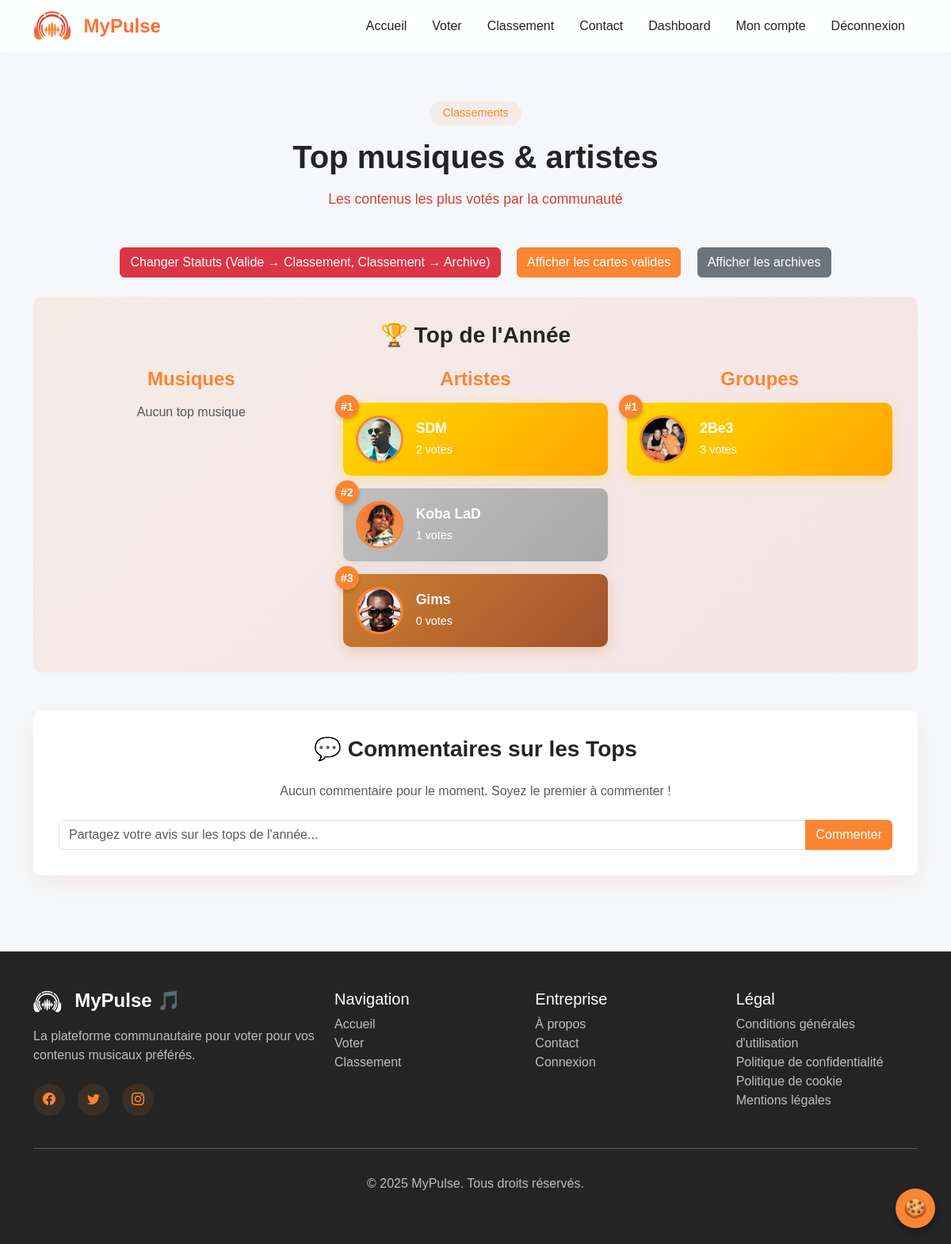
The page /vote/classement.php (signed in) on the database its author committed.
### tables this page shows
CREATE TABLE IF NOT EXISTS `artiste` (
  `ArtisteID` int NOT NULL AUTO_INCREMENT,
  `NomArtiste` varchar(150) NOT NULL,
  `NomReel` varchar(150) DEFAULT NULL,
  `BiographieCourte` text,
  `CheminFichierMP3` varchar(500) NOT NULL,
  `ImageProfil` varchar(500) NOT NULL,
  `StatusArtiste` enum('en_attente','valide','refusee','classement','archive_top','archive_suppr') NOT NULL DEFAULT 'en_attente',
  `UserID` int DEFAULT NULL,
  `DateProposition` datetime NOT NULL DEFAULT CURRENT_TIMESTAMP,
  `AnneeNaissance` int DEFAULT NULL,
  `NombreVotes` int DEFAULT '0',
  PRIMARY KEY (`ArtisteID`),
  UNIQUE KEY `ux_artiste_nom` (`NomArtiste`),
  KEY `UserID` (`UserID`),
  KEY `idx_status` (`StatusArtiste`)
);

CREATE TABLE IF NOT EXISTS `groupe` (
  `GroupeID` int NOT NULL AUTO_INCREMENT,
  `NomGroupe` varchar(150) NOT NULL,
  `AnneeFormation` year DEFAULT NULL,
  `BiographieCourte` text,
  `CheminFichierMP3` varchar(500) NOT NULL,
  `ImageGroupe` varchar(500) NOT NULL,
  `StatusGroupe` enum('en_attente','valide','refusee','classement','archive_top','archive_suppr') NOT NULL DEFAULT 'en_attente',
  `UserID` int DEFAULT NULL,
  `DateProposition` datetime NOT NULL DEFAULT CURRENT_TIMESTAMP,
  `NombreVotes` int DEFAULT '0',
  PRIMARY KEY (`GroupeID`),
  UNIQUE KEY `ux_groupe_nom` (`NomGroupe`),
  KEY `UserID` (`UserID`),
  KEY `idx_status` (`StatusGroupe`)
);

### vote/classement.php (the view, shortened to what the rows shown need)
<!DOCTYPE html>
<html lang="fr">
<head>
    <link href="https://cdn.jsdelivr.net/npm/bootstrap@5.3.0/dist/css/bootstrap.min.css" rel="stylesheet">
    <link rel="stylesheet" href="https://cdn.jsdelivr.net/npm/bootstrap-icons@1.10.0/font/bootstrap-icons.css">
    <link rel="stylesheet" href="../style/style.css">
</head>
<body>
<?php
$pdo = Database::getConnection();
$topItems = [];
$categories = ['musique', 'chanteur', 'groupe'];
foreach ($categories as $type) {
    $table = ($type === 'musique') ? 'musique' : (($type === 'chanteur') ? 'artiste' : 'groupe');
    $idCol = ($type === 'musique') ? 'MusiqueID' : (($type === 'chanteur') ? 'ArtisteID' : 'GroupeID');
    $titleCol = ($type === 'musique') ? 'Titre' : (($type === 'chanteur') ? 'NomArtiste' : 'NomGroupe');
    $imageCol = ($type === 'musique') ? 'ImageCouverture' : (($type === 'chanteur') ? 'ImageProfil' : 'ImageGroupe');
    $statusCol = 'Status' . $table;
    $stmt = $pdo->prepare("
        SELECT {$idCol} as id, {$titleCol} as title, {$imageCol} as image, NombreVotes as votes
        FROM {$table}
        WHERE {$statusCol} = 'classement'
        ORDER BY NombreVotes DESC, {$idCol} ASC
    ");
    $stmt->execute();
    $topItems[$type] = $stmt->fetchAll(PDO::FETCH_ASSOC);
}
?>
    <section class="py-5" style="margin-top: 80px;">
        <div class="container">
            <div class="section-header text-center mb-5">
                <h2 class="section-title">Top musiques & artistes</h2>
            </div>
            <div class="annual-winners mb-5">
                <div class="row">
                    <div class="col-md-4">
                        <div class="winner-category">
                            <div class="podium" id="chanteur-podium">
                                <?php if (!empty($topItems['chanteur'])): ?>
                                    <?php $rank = 1; $previousVotes = null; $count = 0; foreach ($topItems['chanteur'] as $item): if ($previousVotes !== null && $item['votes'] < $previousVotes) { $rank++; } $class = ($count >= 3) ? 'd-none' : ''; ?>
                                        <div class="podium-item rank-<?php echo $rank; ?> <?php echo $class; ?>">
                                            <div class="rank-badge">#<?php echo $rank; ?></div>
                                            <img src="../create/<?php echo htmlspecialchars($item['image']); ?>" alt="<?php echo htmlspecialchars($item['title']); ?>" class="winner-image">
                                            <div class="winner-info">
                                                <h5><?php echo htmlspecialchars($item['title']); ?></h5>
                                                <span class="votes"><?php echo $item['votes']; ?> votes</span>
                                            </div>
                                            <?php $previousVotes = $item['votes']; $count++; ?>
                                        </div>
                                    <?php endforeach; ?>
                                <?php else: ?>
                                    <p class="text-center text-muted">Aucun top artiste</p>
                                <?php endif; ?>
                            </div>
                        </div>
                    </div>
                    <div class="col-md-4">
                        <div class="winner-category">
                            <div class="podium" id="groupe-podium">
                                <?php if (!empty($topItems['groupe'])): ?>
                                    <?php $rank = 1; $count = 0; foreach ($topItems['groupe'] as $item): $class = ($count >= 3) ? 'd-none' : ''; ?>
                                        <div class="podium-item rank-<?php echo $rank; ?> <?php echo $class; ?>">
                                            <div class="rank-badge">#<?php echo $rank; ?></div>
                                            <img src="../create/<?php echo htmlspecialchars($item['image']); ?>" alt="<?php echo htmlspecialchars($item['title']); ?>" class="winner-image">
                                            <div class="winner-info">
                                                <h5><?php echo htmlspecialchars($item['title']); ?></h5>
                                                <span class="votes"><?php echo $item['votes']; ?> votes</span>
                                            </div>
                                            <?php $previousVotes = $item['votes']; $count++; ?>
                                        </div>
                                    <?php endforeach; ?>
                                <?php else: ?>
                                      <p class="text-center text-muted">Aucun top groupe</p>
                                <?php endif; ?>
                            </div>
                        </div>
                    </div>
                </div>
            </div>
        </div>
    </section>
</body>
</html>

### rows shown on the page
artiste: rank "1", ImageProfil (picture), NomArtiste "SDM", NombreVotes "2"
artiste: rank "2", ImageProfil (picture), NomArtiste "Koba LaD", NombreVotes "1"
artiste: rank "3", ImageProfil+NomArtiste (picture), NomArtiste "Gims", NombreVotes "0"
groupe: rank "1", ImageGroupe+NomGroupe (picture), NomGroupe "2Be3", NombreVotes "3"
